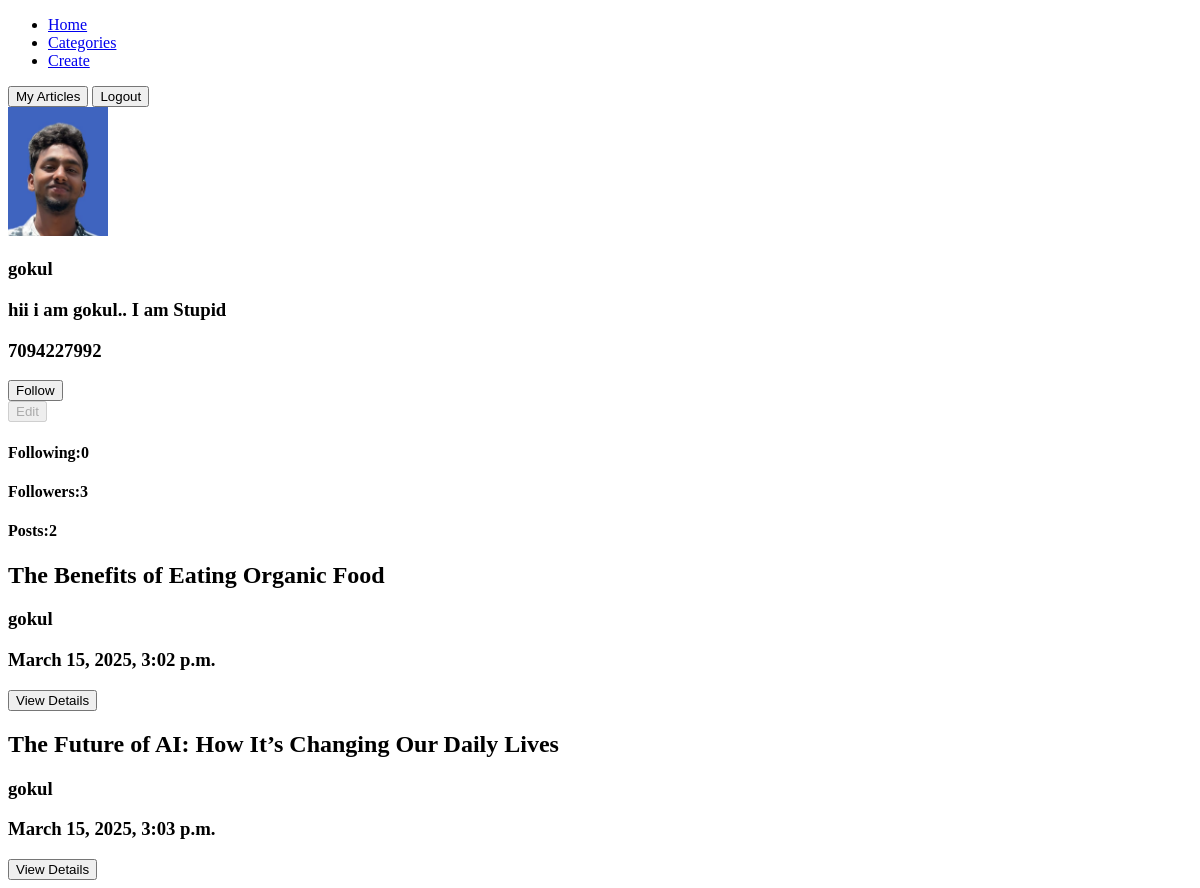
Before: /profile/gokul with the older database file.
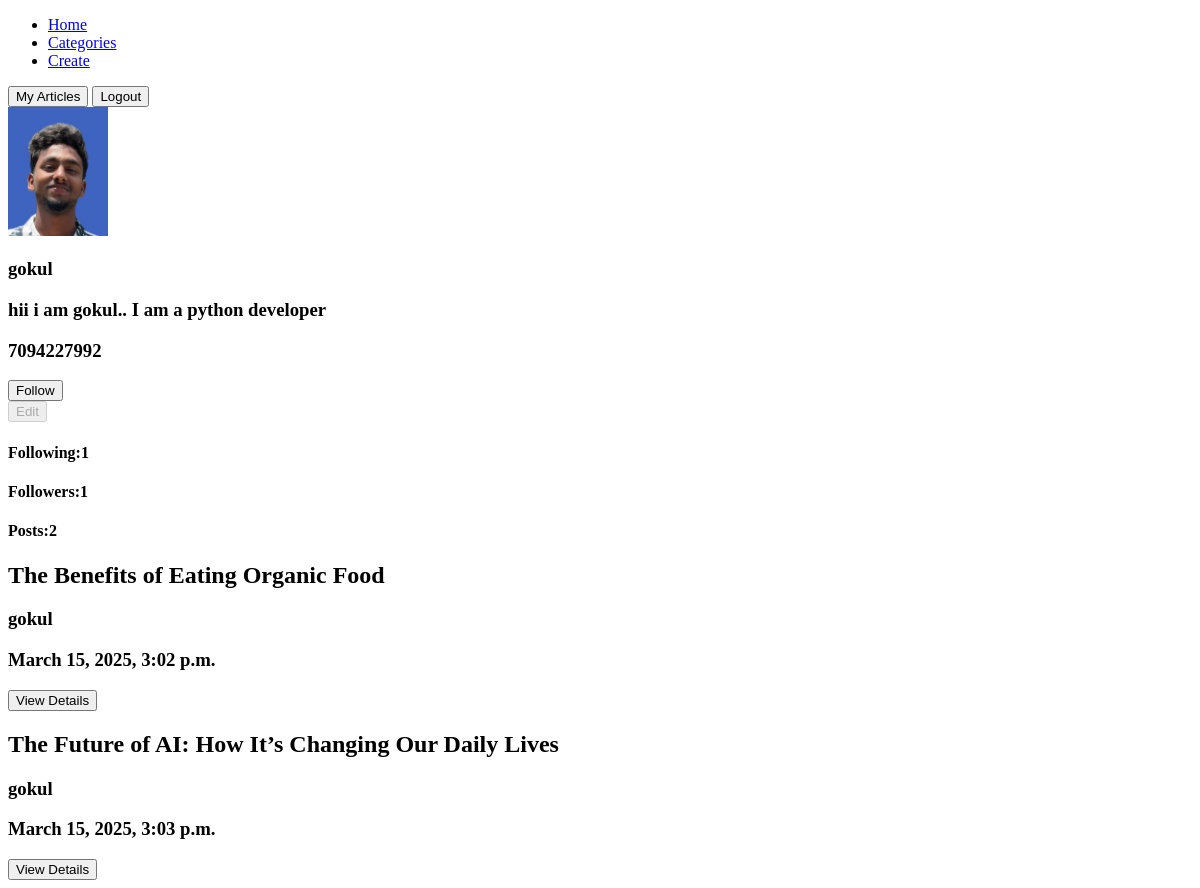
After: the same page with the newer database file.
### user_profile/models.py (models this page shows, shortened)
class Profile(models.Model):
    user = models.OneToOneField(User,on_delete=models.CASCADE)
    profile = models.ImageField(upload_to='profiles/',null=True)
    bio = models.TextField(null=True)
    followers = models.ManyToManyField(User, related_name='followers')
    following = models.ManyToManyField(User, related_name='following')
    phone_number = models.IntegerField(null=True)

### articles/models.py (models this page shows, shortened)
class Article(models.Model):
    category = models.ForeignKey(Category,on_delete=models.CASCADE)
    title = models.CharField(max_length=100)
    content = models.TextField()
    author = models.ForeignKey(User,on_delete=models.CASCADE)
    created_at = models.DateTimeField(auto_now_add=True)

### user_profile/views.py (the view)
# urls.py: path('profile/<str:user>',views.view_profile,name='profile'),
def view_profile(request,user):
    context = {}
    user = User.objects.get(username = user)
    profile = Profile.objects.get(user = user)
    articles = Article.objects.filter(author = user)
    no_of_posts = len(articles)
    following = 0
    for follow in profile.following.all():
        following += 1
    followers = 0
    for follow in profile.followers.all():
        followers += 1
    context['profile'] = profile
    context['articles'] = articles
    context['no_of_posts'] = no_of_posts
    context['following'] = following
    context['followers'] = followers
    return render(request,'profile.html',context)

### user_profile/templates/profile.html (shortened to what this page needs)
{% extends 'base.html' %}
{% block content %}
<img src="{{ profile.profile.url }}" alt="" width="100">
<h3>{{ profile.user }}</h3>
<h3>{{ profile.bio }}</h3>
<h3>{{ profile.phone_number }}</h3>
<form action="{% url 'follow' profile.id %}" method="post">
    <input type="submit" value="Follow">
</form>
{% if request.user == profile.user %}
    <a href="{% url 'update-profile' profile.id %}"><button>Edit</button></a>
{% else %}
    <a href="{% url 'update-profile' profile.id %}"><button disabled>Edit</button></a>
{% endif %}
<h4>Following:{{ following }}</h4>
<h4>Followers:{{ followers }}</h4>
<h4>Posts:{{ no_of_posts }}</h4>
{% for article in articles %}
    <h2>{{ article.title }}</h2>
    <h3>{{ article.author }}</h3>
    <h3>{{ article.created_at }}</h3>
    <a href="{% url 'article-details' article.id %}"><button>View Details</button></a>
{% endfor %}
{% endblock content %}

### templates/base.html (shortened to what this page needs)
<!DOCTYPE html>
<html lang="en">
<head>
</head>
<body>
    {% include 'nav.html' %}
    {% block content %}
    {% endblock content %}
</body>
</html>

### templates/nav.html
<nav>
    <ul>
        <li><a href="{% url 'articles-list' %}">Home</a></li>
        <li><a href="{% url 'categories' %}">Categories</a></li>
        <li><a href="{% url 'create-article' %}">Create</a></li>
    </ul>
    <a href="{% url 'user-articles' %}"><button>My Articles</button></a>
    <a href="{% url 'logout' %}"><button>Logout</button></a>
</nav>

Changed rows visible on the page:
changed Profile "gokul": bio "hii i am gokul.. I am Stupid" → "hii i am gokul.. I am a python developer"
Other visible differences:
{{ following }}: "0" → "1"
{{ followers }}: "3" → "1"
